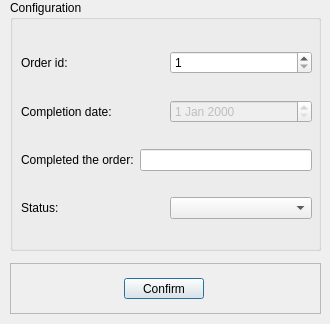
<?xml version="1.0" encoding="UTF-8"?>
<ui version="4.0">
 <class>EditorWindow</class>
 <widget class="QDialog" name="EditorWindow">
  <property name="geometry">
   <rect>
    <x>0</x>
    <y>0</y>
    <width>330</width>
    <height>324</height>
   </rect>
  </property>
  <property name="minimumSize">
   <size>
    <width>330</width>
    <height>324</height>
   </size>
  </property>
  <property name="maximumSize">
   <size>
    <width>330</width>
    <height>324</height>
   </size>
  </property>
  <property name="windowTitle">
   <string>Edit record</string>
  </property>
  <widget class="QGroupBox" name="cfg_gBox">
   <property name="geometry">
    <rect>
     <x>10</x>
     <y>0</y>
     <width>311</width>
     <height>251</height>
    </rect>
   </property>
   <property name="title">
    <string>Configuration</string>
   </property>
   <widget class="QWidget" name="layoutWidget">
    <property name="geometry">
     <rect>
      <x>11</x>
      <y>31</y>
      <width>291</width>
      <height>211</height>
     </rect>
    </property>
    <layout class="QVBoxLayout" name="verticalLayout">
     <item>
      <layout class="QHBoxLayout" name="order_id_hLayout">
       <item>
        <widget class="QLabel" name="id_label">
         <property name="text">
          <string>Order id:</string>
         </property>
        </widget>
       </item>
       <item>
        <widget class="QSpinBox" name="id_order_value_spinBox">
         <property name="minimum">
          <number>1</number>
         </property>
         <property name="maximum">
          <number>999999999</number>
         </property>
        </widget>
       </item>
      </layout>
     </item>
     <item>
      <layout class="QHBoxLayout" name="complete_date_hLayout">
       <item>
        <widget class="QLabel" name="complete_date_label">
         <property name="text">
          <string>Completion date:</string>
         </property>
        </widget>
       </item>
       <item>
        <widget class="QDateEdit" name="complete_dateEdit">
         <property name="enabled">
          <bool>false</bool>
         </property>
        </widget>
       </item>
      </layout>
     </item>
     <item>
      <layout class="QHBoxLayout" name="complete_order_name_hLayout">
       <item>
        <widget class="QLabel" name="completed_order_name_label">
         <property name="text">
          <string>Completed the order:</string>
         </property>
        </widget>
       </item>
       <item>
        <widget class="QLineEdit" name="complete_order_name_lEdit">
         <property name="enabled">
          <bool>true</bool>
         </property>
        </widget>
       </item>
      </layout>
     </item>
     <item>
      <layout class="QHBoxLayout" name="horizontalLayout">
       <item>
        <widget class="QLabel" name="status_label">
         <property name="text">
          <string>Status:</string>
         </property>
        </widget>
       </item>
       <item>
        <widget class="QComboBox" name="status_comboBox"/>
       </item>
      </layout>
     </item>
    </layout>
   </widget>
  </widget>
  <widget class="QFrame" name="frame">
   <property name="geometry">
    <rect>
     <x>10</x>
     <y>263</y>
     <width>311</width>
     <height>51</height>
    </rect>
   </property>
   <property name="frameShape">
    <enum>QFrame::StyledPanel</enum>
   </property>
   <property name="frameShadow">
    <enum>QFrame::Raised</enum>
   </property>
   <widget class="QPushButton" name="confirm_btn">
    <property name="geometry">
     <rect>
      <x>114</x>
      <y>15</y>
      <width>80</width>
      <height>21</height>
     </rect>
    </property>
    <property name="text">
     <string>Confirm</string>
    </property>
   </widget>
  </widget>
 </widget>
 <resources/>
 <connections/>
</ui>
